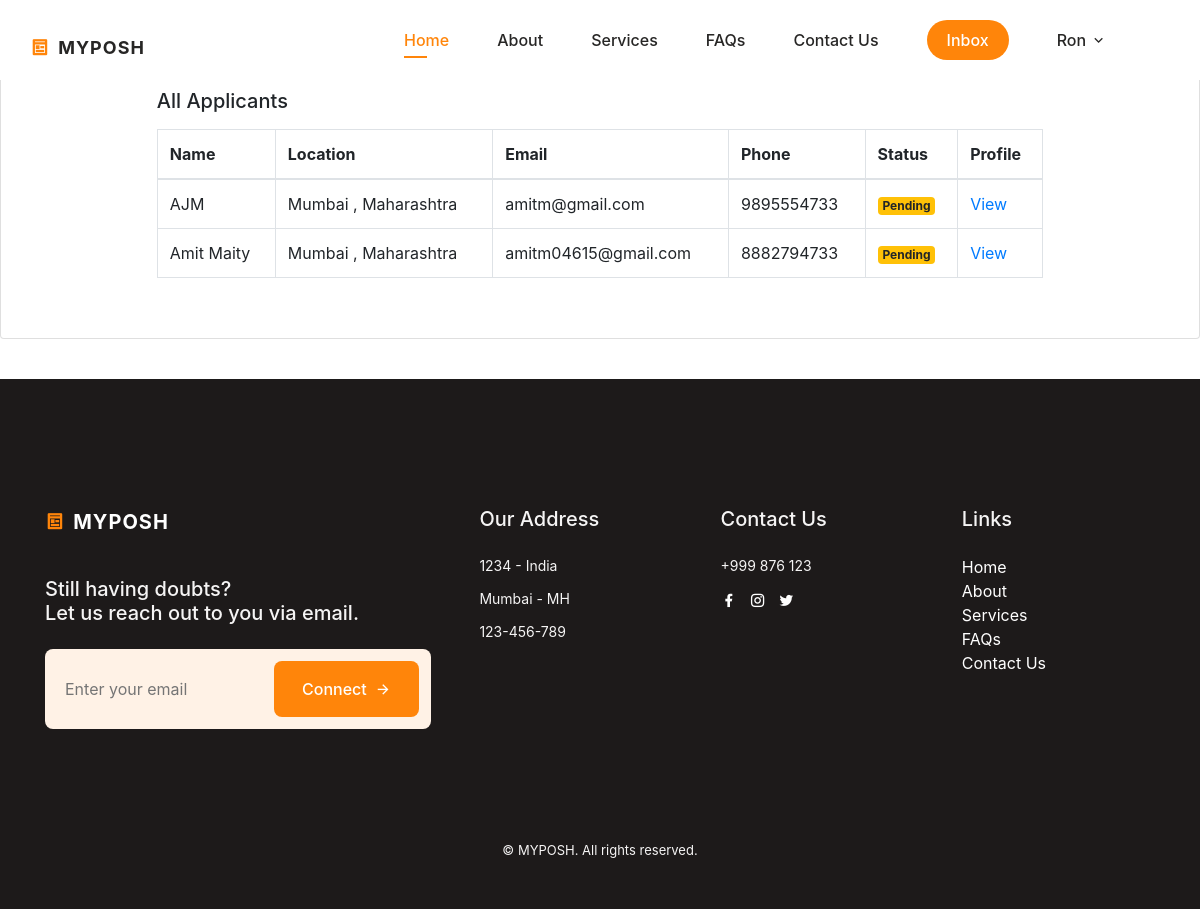
Page /all-establishment/ (signed in) on the committed database.
### posh/models.py (models this page shows, shortened)
class PoshUser(AbstractBaseUser, PermissionsMixin):
    username = models.CharField(max_length=100, unique=True, primary_key=True)
    email = models.EmailField(unique=True, blank=False)
    phone = models.CharField(max_length=15, unique=True, blank=False)
    start_date = models.DateTimeField(default=timezone.now)
    is_staff = models.BooleanField(default=False)
    is_active = models.BooleanField(default=False)
    type = models.CharField(max_length=50, blank=False)  # To distinguish between user types
    objects = PoshUserManager()
    USERNAME_FIELD = 'username'
    REQUIRED_FIELDS = ['email', 'phone']

class IndividualUser(PoshUser):
    prefix = models.CharField(max_length=10, blank=False)
    fname = models.CharField(max_length=150, blank=False)
    mname = models.CharField(max_length=150, blank=False)
    lname = models.CharField(max_length=150, blank=False)
    dob = models.DateField(blank=False)
    gender = models.CharField(max_length=10, blank=False)
    occupation = models.CharField(max_length=100, blank=False)
    state = models.CharField(max_length=100, blank=False)
    city = models.CharField(max_length=100, blank=False)
    pincode = models.CharField(max_length=10, blank=False)
    profile_pic = models.ImageField(blank=True, upload_to='users/')
    aadhar = models.CharField(max_length=20, blank=True)
    marital = models.CharField(max_length=10, blank=True)
    description = models.TextField(max_length=500, blank=True)
    current_member = models.CharField(max_length=10, blank=True)
    association = models.CharField(max_length=10, blank=True)
    firm_name = models.CharField(max_length=150, blank=True)
    firm_uid = models.CharField(max_length=15, blank=True)
    is_visible = models.BooleanField(default=False)
    timestamp = models.DateTimeField(auto_now_add=True)
    class Meta:
        verbose_name = 'Individual User'
        verbose_name_plural = 'Individual Users'

class EstablishmentUser(PoshUser):
    name = models.CharField(max_length=255, null=True, blank=True)
    setdate = models.DateField(null=True, blank=True)
    nature = models.CharField(max_length=255, null=True, blank=True)
    state = models.CharField(max_length=255, null=True, blank=True)
    city = models.CharField(max_length=255, null=True, blank=True)
    pincode = models.CharField(max_length=16, null=True, blank=True)
    address = models.TextField(null=True, blank=True)
    locationCount = models.PositiveIntegerField(null=True, blank=True)

class RecruitUser(models.Model):
    status_choices = (
        ("Accepted", "Accepted"),
        ("Declined", "Declined"),
        ("Pending", "Pending"),
    )
    establishment_id = models.ForeignKey(EstablishmentUser, on_delete=models.CASCADE, related_name='establishment_id')
    user_id = models.ForeignKey(settings.AUTH_USER_MODEL, on_delete=models.CASCADE, related_name='user_id')
    timestamp = models.DateTimeField(auto_now_add=True)
    status= models.CharField(max_length=20, choices=status_choices)

### posh/views.py (the view)
# urls.py: path('all-establishment/', views.all_establishment, name="all_establishment"),
def all_establishment(request):
    combined_data = []
    user = request.user
    establishments = RecruitUser.objects.filter(user_id=user)
    user_ids = establishments.values_list('establishment_id', flat=True)
    for user_id in user_ids:
        posh_user = PoshUser.objects.get(username=user_id)
        establishment_user = EstablishmentUser.objects.get(username=posh_user)
        establishment_data = RecruitUser.objects.get(user_id=user, establishment_id=establishment_user)
        combined_data.append({
            'individual_user': establishment_user,
            'establishment_data': establishment_data
        })
    context = {
        'individual_user': establishment_user,
        'combined_data': combined_data
    }
    return render(request, 'search_portal/all_establishment.html', context)

### posh/templatetags/get_group.py (called while the page is built)
@register.filter(name='has_group')
def has_group(user, group_name):
    return user.groups.filter(name=group_name).exists()

### posh/templates/search_portal/all_establishment.html (shortened to what this page needs)
{% extends "base.html" %}
{% load static %}
{% block stylescss %}
<link rel="stylesheet" href="https://stackpath.bootstrapcdn.com/bootstrap/4.5.2/css/bootstrap.min.css">
<link rel="stylesheet" href="https://cdnjs.cloudflare.com/ajax/libs/font-awesome/4.7.0/css/font-awesome.min.css">
{% endblock %}
{% block content %}
<div class="tab-pane mt-5 card" id="account-service">
    <div class="card-body pb-2">
        <div class="form-group">
                <div class="card-body mx-auto" style="width: 80%;">
                    <h5 class="card-title mb-3" >All Applicants</h5>
                    <table class="table table-bordered">
                        <thead>
                            <tr>
                                <th scope="col">Name</th>
                                <th scope="col">Location</th>
                                <th scope="col">Email</th>
                                <th scope="col">Phone</th>
                                <th scope="col">Status</th>
                                <th scope="col">Profile</th>
                            </tr>
                        </thead>
                        <tbody>
                            {% for data in combined_data %}
                            <tr>
                                <td>{{ data.individual_user.name }}</td>
                                <td>{{ data.individual_user.city }}, {{ data.individual_user.state }}</td>
                                <td>{{ data.individual_user.email }}</td>
                                <td>{{ data.individual_user.phone }}</td>
                                {% if data.establishment_data.status == "Accepted" %}
                                    <td><span class="badge bg-success">{{ data.establishment_data.status }}</span></td>
                                {% elif data.establishment_data.status == "Declined" %}
                                    <td><span class="badge bg-danger">{{ data.establishment_data.status }}</span></td>
                                {% else %}
                                <td><span class="badge bg-warning">{{ data.establishment_data.status }}</span></td>
                                {% endif %}
                                <td><a href="#">View</a></td>
                            </tr>
                            {% endfor %}
                        </tbody>
                    </table>
            </div>
        </div>
    </div>
</div>
{% endblock %}

### posh/templates/header.html (shortened to what this page needs)
{% load static %}
<!DOCTYPE html>
<html lang="en">
<head>
    <link href="https://cdn.jsdelivr.net/npm/remixicon@4.2.0/fonts/remixicon.css" rel="stylesheet"/>
    <link rel="stylesheet" href="https://stackpath.bootstrapcdn.com/bootstrap/4.5.2/css/bootstrap.min.css">
    <link href="https://cdn.jsdelivr.net/npm/bootstrap@4.5.0/dist/css/bootstrap.min.css" rel="stylesheet">
    <link rel="stylesheet" href="{% static 'assets/css/main.css' %}">
    <link rel="stylesheet" href="{% static 'assets/css/profile.css' %}">
</head>
<body>
    <header class="header" id="header">
        <nav class="nav container">
            <a href="{% url 'home' %}" class="nav__logo">
                <i class="ri-pages-line nav__logo-icon"></i>MYPOSH
            </a>
            <div class="nav__menu" id="nav-menu">
                <ul class="nav__list">
                    <li class="nav__item">
                        <a href="{% url 'home' %}#home" class="nav__link active-link">Home</a>
                    </li>
                    <li class="nav__item">
                        <a href="{% url 'home' %}#about" class="nav__link">About</a>
                    </li>
                    <li class="nav__item">
                        <a href="{% url 'home' %}#services" class="nav__link">Services</a>
                    </li>
                    <li class="nav__item">
                        <a href="{% url 'home' %}#faqs" class="nav__link">FAQs</a>
                    </li>
                    <li class="nav__item">
                        <a href="{% url 'home' %}#contact" class="nav__link">Contact Us</a>
                    </li>
                    {% if request.user.is_authenticated %}
                    <li class="nav__item">
                        <a href="{% url 'conversation:inbox' %}" class="nav__link login-btn">Inbox</a>
                    </li>
                    {% endif %}
                    {% if request.user.is_authenticated %}
                        {% load get_group %}
                        {% if request.user|has_group:"IND" %}
                            <li class="nav__item dropdown__item">
                                <div class="nav__link">
                                    {{request.user.individualuser.fname}}
                                    <i class="ri-arrow-down-s-line dropdown__arrow-down"></i>
                                </div>
                                {% endif %}
                {% endif %}
            </div>
        </nav>
    </header>

### static/assets/css/main.css (style rules this page uses)
:root { --header-height: 3.5rem; --first-color: hsl(30, 100%, 52%); --first-color-alt: hsl(29, 54%, 73%); --first-color-light: hsl(30, 100%, 85%); --first-color-lighten: hsl(30, 100%, 95%); --title-color: hsl(30, 3%, 15%); --text-color: hsl(30, 4%, 25%); --text-color-light: hsl(30, 4%, 45%); --body-color: hsl(30, 0%, 100%);; --container-color: #FFF; --background-footer-color: rgb(29, 26, 26); --footer-text-color: rgb(245, 244, 244); --body-font: 'Poppins', sans-serif; --big-font-size: 2rem; --h1-font-size: 1.5rem; --h2-font-size: 1.25rem; --h3-font-size: 1rem; --normal-font-size: .938rem; --small-font-size: .813rem; --smaller-font-size: .75rem; --font-medium: 500; --font-semi-bold: 600; --mb-0-5: .5rem; --mb-0-75: .75rem; --mb-1: 1rem; --mb-1-5: 1.5rem; --mb-2: 2rem; --mb-2-5: 2.5rem; --z-tooptip: 10; --z-fixed: 100; }
@media screen and (min-width: 1000px) { :root { --big-font-size: 3.5rem; --h1-font-size: 2.25rem; --h2-font-size: 1.5rem; --h3-font-size: 1.25rem; --normal-font-size: 1rem; --small-font-size: .875rem; --smaller-font-size: .813rem; } }
* { box-sizing: border-box; padding: 0; margin: 0; text-decoration: none !important; }
html { scroll-behavior: smooth; }
body, button, input, textarea { font-family: var(--body-font); font-size: var(--normal-font-size); }
body { margin: var(--header-height) 0 0 0; background-color: var(--body-color); color: var(--text-color); transition: .4s; }
ul { list-style: none; }
a { max-width: 100%; height: auto; }
.container { max-width: 968px; margin-left: var(--mb-1-5); margin-right: var(--mb-1-5); }
.header { width: 100%; background-color: var(--body-color); position: fixed; top: 0; left: 0; z-index: var(--z-fixed); transition: .4s; }
.nav { height: var(--header-height); display: flex; justify-content: space-between; align-items: center; }
.nav__logo, .nav__toggle, .nav__close { color: var(--title-color); }
.nav__logo { text-transform: uppercase; font-weight: 700; letter-spacing: 1px; display: inline-flex; align-items: center; column-gap: .5rem; transition: .3s; }
.nav__logo-icon { font-size: 1.15rem; color: var(--first-color); }
.nav__list { display: flex; flex-direction: column; row-gap: 1.5rem; }
.nav__link { color: var(--title-color); font-weight: var(--font-medium); transition: .3s; }
.active-link { position: relative; color: var(--first-color); }
.active-link::after { content: ''; position: absolute; bottom: -.5rem; left: 0; width: 50%; height: 2px; background-color: var(--first-color); }
@media screen and (min-width: 767px) { body { margin: 0; } }
@media screen and (min-width: 767px) { .nav { height: calc(var(--header-height) + 1.5rem); column-gap: 3rem; } }
@media screen and (min-width: 767px) { .nav__list { flex-direction: row; column-gap: 3rem; } }
@media screen and (min-width: 767px) { .nav__menu { margin-left: auto; margin-top: 15px; } }
@media screen and (min-width: 767px) { .dropdown__item, .dropdown__subitem { position: relative; } }
@media screen and (min-width: 767px) { a.nav__link.login-btn { border: 1px 1px 0px var(--first-color); background-color: var(--first-color); color: white; padding: 10px; padding-left: 20px; padding-right: 20px; border-radius: 20px; } }
@media screen and (min-width:992px) { .container { margin-left: auto; margin-right: auto; } }
@media screen and (min-width:992px) { .nav__logo { margin-top: 15px; font-size: large; } }
@media screen and (min-width:992px) { .dropdown__item, .dropdown__subitem { position: relative; } }
@media screen and (min-width:992px) { a.nav__link.login-btn { border: 1px 1px 0px var(--first-color); background-color: var(--first-color); color: white; padding: 10px; padding-left: 20px; padding-right: 20px; border-radius: 20px; } }
@media screen and (min-width:1200px) { .nav__logo { margin-top: 15px; font-size: large; } }
@media screen and (min-width:1200px) { .dropdown__item, .dropdown__subitem { position: relative; } }
@media screen and (min-width:1200px) { a.nav__link.login-btn { border: 1px 1px 0px var(--first-color); background-color: var(--first-color); color: white; padding: 10px; padding-left: 20px; padding-right: 20px; border-radius: 20px; } }
.dropdown__item { cursor: pointer; }
.dropdown__arrow-down { font-weight: initial; transition: transform .4s; }

### rows in the picture
PoshUser: user.individualuser.fname "Ron"
EstablishmentUser: individual_user.name "AJM", individual_user.city "Mumbai", individual_user.state "Maharashtra", individual_user.email "amitm@gmail.com", individual_user.phone "9895554733", establishment_data.status "Pending"
EstablishmentUser: individual_user.name "Amit Maity", individual_user.city "Mumbai", individual_user.state "Maharashtra", individual_user.email "amitm04615@gmail.com", individual_user.phone "8882794733", establishment_data.status "Pending"
